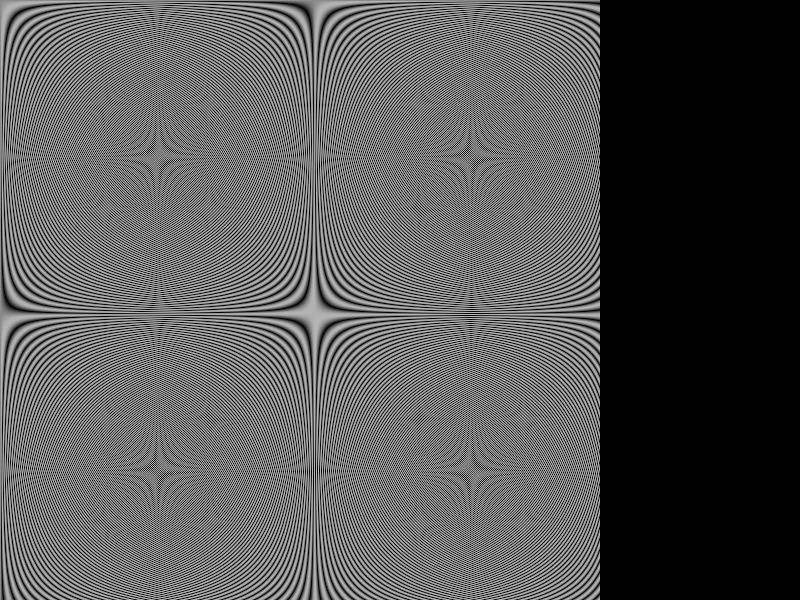
Frame 1 (no input)
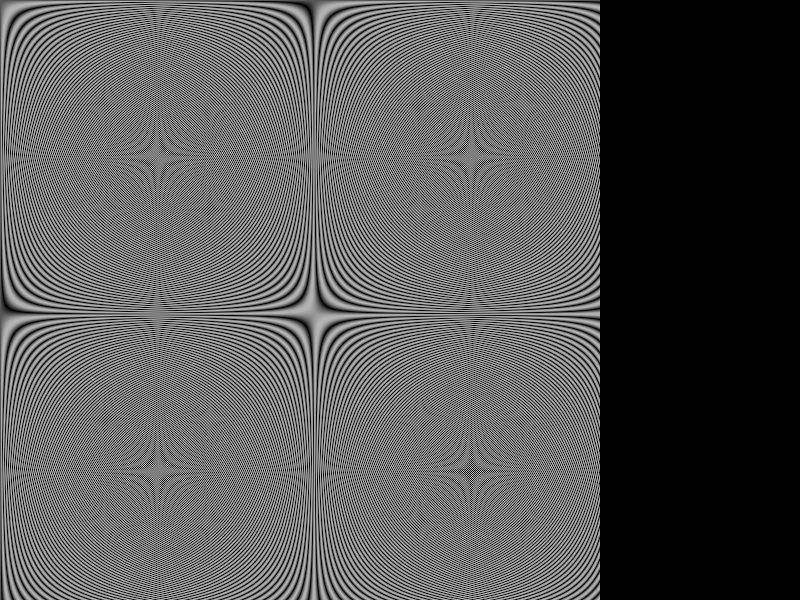
Frame 60 (the mouse pressed at the canvas centre just before this capture)
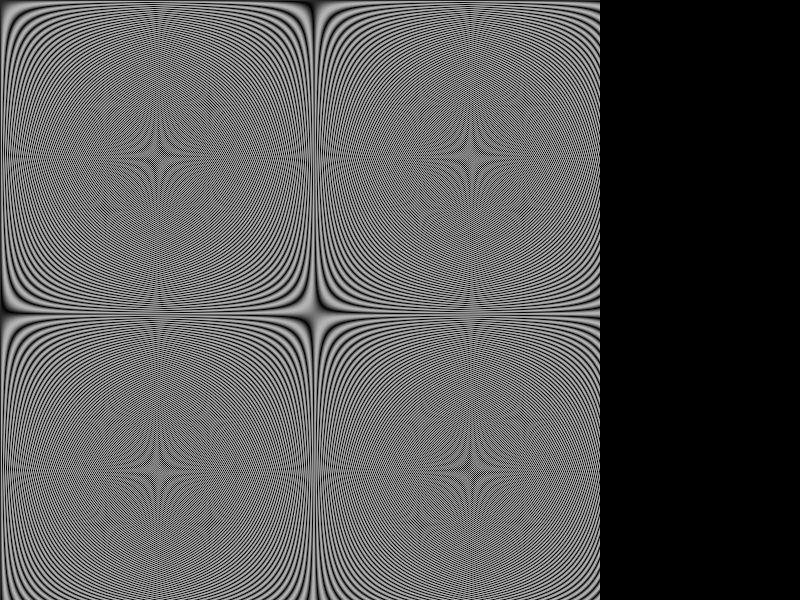
Frame 120 (the mouse held since frame 60 and released just before this capture)

The Processing sketch that drew these frames (run headless with seeded random() and noise(); from frame 60 on, the mouse is pressed at the canvas centre):

// Processing sketch: CuasiCrystals
// ── CuasiCrystals.pde
int hs[][];



void setup() {
  size(800, 600);
  background(0);
  hs=new int[width][height];
}

void draw() {
  float multiplier = 1;
  float cant = 1;
  float a=1.001;
  
  
  float p = frameCount*0.1; //PHASE !
  for (int y=0;y<height;y++) {
    for (int x=0;x<height;x++) {
      //float calc = atan2(x,y)*10;
      float sum=0;
      for (float n=1;n<(cant+1)*multiplier;n+=multiplier) {
        float calc = (x*y*n*a)*0.01;
        sum += abs(cos(calc+p)+sin(calc+p))*0.5;
      }
      color c= color((int)(sum*255/cant));
      set(x, y, c);
    }
  }
}
